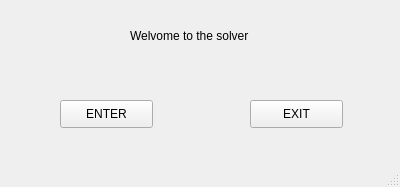
<?xml version="1.0" encoding="UTF-8"?>
<ui version="4.0">
 <class>MainWindow</class>
 <widget class="QMainWindow" name="MainWindow">
  <property name="geometry">
   <rect>
    <x>0</x>
    <y>0</y>
    <width>400</width>
    <height>187</height>
   </rect>
  </property>
  <property name="windowTitle">
   <string>MainWindow</string>
  </property>
  <widget class="QWidget" name="centralWidget">
   <widget class="QPushButton" name="EnterButton">
    <property name="geometry">
     <rect>
      <x>60</x>
      <y>100</y>
      <width>93</width>
      <height>28</height>
     </rect>
    </property>
    <property name="text">
     <string>ENTER</string>
    </property>
   </widget>
   <widget class="QPushButton" name="ExitButton">
    <property name="geometry">
     <rect>
      <x>250</x>
      <y>100</y>
      <width>93</width>
      <height>28</height>
     </rect>
    </property>
    <property name="text">
     <string>EXIT</string>
    </property>
   </widget>
   <widget class="QLabel" name="label">
    <property name="geometry">
     <rect>
      <x>130</x>
      <y>20</y>
      <width>151</width>
      <height>31</height>
     </rect>
    </property>
    <property name="text">
     <string>Welvome to the solver</string>
    </property>
   </widget>
  </widget>
  <widget class="QStatusBar" name="statusBar"/>
 </widget>
 <layoutdefault spacing="6" margin="11"/>
 <resources/>
 <connections>
  <connection>
   <sender>ExitButton</sender>
   <signal>clicked()</signal>
   <receiver>MainWindow</receiver>
   <slot>close()</slot>
   <hints>
    <hint type="sourcelabel">
     <x>289</x>
     <y>117</y>
    </hint>
    <hint type="destinationlabel">
     <x>291</x>
     <y>180</y>
    </hint>
   </hints>
  </connection>
 </connections>
</ui>
